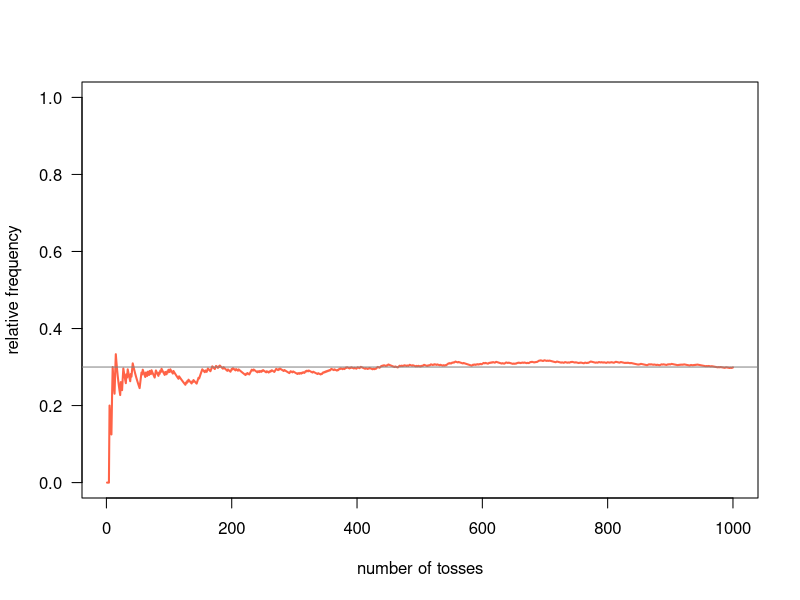

The R source for this figure:
# number of flips
num_flips <- 1000 # number of flips
set.seed(1257) # random seed generator
# flips simulation
coin <- c('heads', 'tails') # combine function
flips <- sample(coin, size = num_flips, replace = TRUE, prob = c(0.3, 0.7))
heads_freq <- cumsum(flips == 'heads') / 1:num_flips

plot(heads_freq,      # vector
     type = 'l',      # line type
     lwd = 2,         # width of line
     col = 'tomato',  # color of line
     las = 1,         # orientation of tick-mark labels
     ylim = c(0, 1),  # range of y-axis
     xlab = "number of tosses",    # x-axis label
     ylab = "relative frequency")  # y-axis label
abline(h = 0.3, col = 'gray50')
